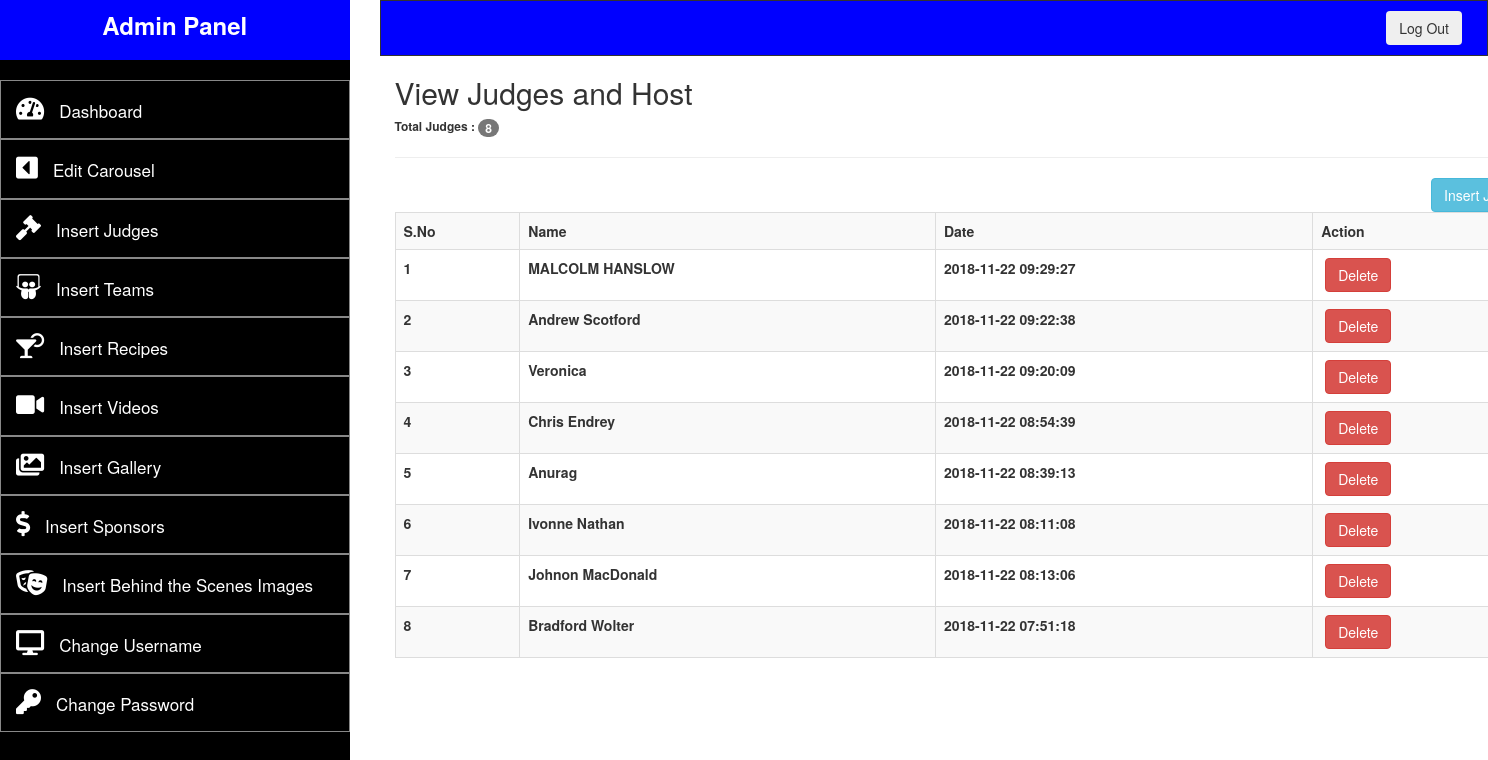
Screenshot of /admin/viewJudges.php (signed in) with the database file from the repository.
### tables this page shows
CREATE TABLE `judges` (
  `id` int(10) NOT NULL,
  `name` text NOT NULL,
  `img` text NOT NULL,
  `msg` text NOT NULL,
  `date` timestamp NOT NULL DEFAULT CURRENT_TIMESTAMP ON UPDATE CURRENT_TIMESTAMP,
  `etc` text NOT NULL
);

### admin/viewJudges.php (the view, shortened to what this page needs)
<?php
	require __DIR__.'/config/db.php';
	if(!isset($_SESSION['user'])){
		header("location:login.php");
	}else{
?>
<!DOCTYPE html>
<html>
<head>
		<link rel="stylesheet" href="https://maxcdn.bootstrapcdn.com/bootstrap/3.3.7/css/bootstrap.min.css">
		<link href="adminAssets\style.css" rel="stylesheet">
		<link 	rel="stylesheet"
				href="https://use.fontawesome.com/releases/v5.2.0/css/all.css"
>
</head>
<body>
	<div class="row">
		<?php
		include "templates/adminpanel_template.php";
		?>
			<div class="container" style="background: #FFF;">
			<?php
			$judge_query = "SELECT * FROM judges
									ORDER BY id DESC";
			$connect_judge_query = mysqli_query($conn, $judge_query);
			$count_rows = mysqli_num_rows($connect_judge_query);
			$number_of_items = 1;
			?>
				<h2>View Judges and Host</h2>
				<h6 style="font-weight: bold">Total Judges : <span class="badge"><?php echo $count_rows; ?></span></h6>
				<hr>
				<a href="insertJudge.php" class="btn btn-info" style="float:right">Insert Judge</a>
					<table class="table table-hover table-striped table-bordered">
						<tr>
							<th>S.No</th>
							<th>Name</th>
							<th>Date</th>
							<th>Action</th>
						</tr>
			<?php
			if($count_rows > 0){
				while($get_each_row = mysqli_fetch_array($connect_judge_query)){
					$id_of_judge = $get_each_row['id'];
					$name_of_judge = $get_each_row['name'];
					$date_judge = $get_each_row['date'];
			?>
						<tr>
							<th><?php echo $number_of_items++; ?></th>
							<th><?php echo $name_of_judge; ?></th>
							<th><?php echo $date_judge; ?></th>
							<th>&nbsp;<a href="deleteJudge.php?id=<?php echo $id_of_judge; ?>" class="btn btn-danger">Delete</a></th>
						</tr>
			<?php
				}
			}
			?>
					</table>
				</div>
			</div>
		</div>
</body>
</html>
<?php } ?>

### rows the page displays
judges: name "MALCOLM HANSLOW", date "2018-11-22 09:29:27"
judges: name "Andrew Scotford", date "2018-11-22 09:22:38"
judges: name "Veronica", date "2018-11-22 09:20:09"
judges: name "Chris Endrey", date "2018-11-22 08:54:39"
judges: name "Anurag", date "2018-11-22 08:39:13"
judges: name "Ivonne Nathan", date "2018-11-22 08:11:08"
judges: name "Johnon MacDonald", date "2018-11-22 08:13:06"
judges: name "Bradford Wolter", date "2018-11-22 07:51:18"

### other values shown
$count_rows "8"
